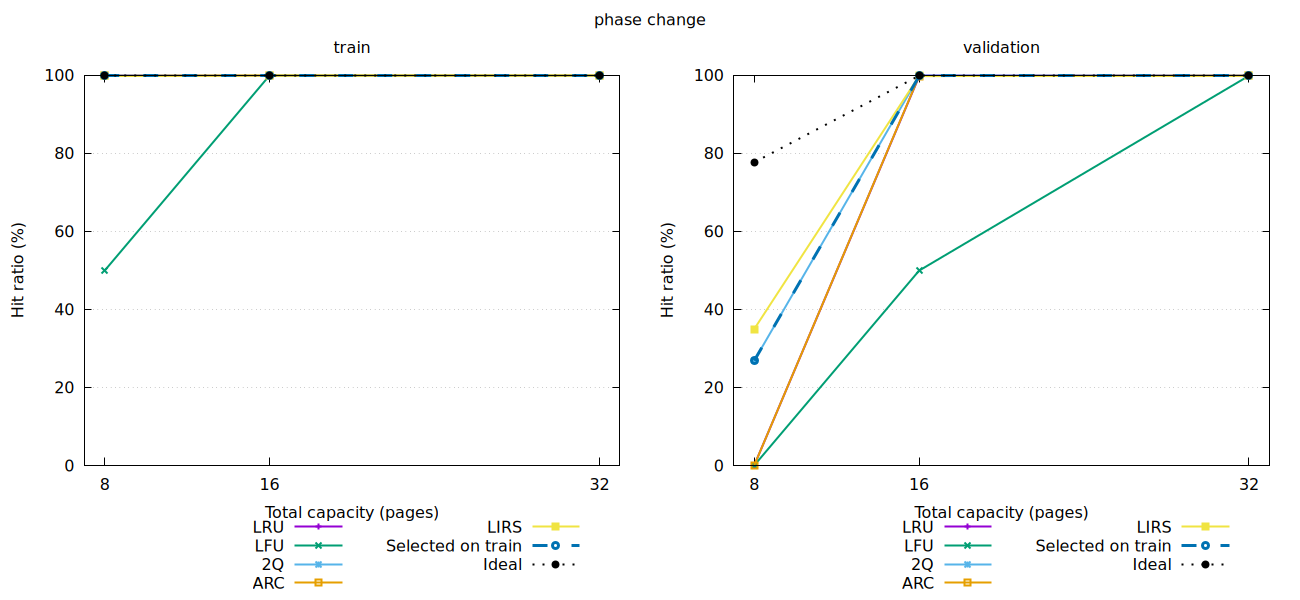

This chart was generated by the following gnuplot code:
set terminal svg size 1300,600 dynamic
set output 'plots/phase_change.svg'
set encoding utf8
set grid ytics
set yrange [0:100]
set xlabel 'Total capacity (pages)'
set ylabel 'Hit ratio (%)'
set xtics ("8" 8,"16" 16,"32" 32)
set xrange [7:33]
set key outside bottom center horizontal maxrows 3
set multiplot layout 1,2 title 'phase change'
set title 'train'
plot for [col=2:6] 'plot_data/phase_change_train.tsv' using 1:col with linespoints lw 2 title columnhead(col), 'plot_data/phase_change_train.tsv' using 1:7 with linespoints lw 3 dt 2 title 'Selected on train', 'plot_data/phase_change_train.tsv' using 1:8 with linespoints lw 2 dt 3 lc rgb 'black' title 'Ideal'
set title 'validation'
plot for [col=2:6] 'plot_data/phase_change_validation.tsv' using 1:col with linespoints lw 2 title columnhead(col), 'plot_data/phase_change_validation.tsv' using 1:7 with linespoints lw 3 dt 2 title 'Selected on train', 'plot_data/phase_change_validation.tsv' using 1:8 with linespoints lw 2 dt 3 lc rgb 'black' title 'Ideal'
unset multiplot
unset output
set terminal pngcairo size 1300,600
set output 'plots/phase_change.png'
set encoding utf8
set grid ytics
set yrange [0:100]
set xlabel 'Total capacity (pages)'
set ylabel 'Hit ratio (%)'
set xtics ("8" 8,"16" 16,"32" 32)
set xrange [7:33]
set key outside bottom center horizontal maxrows 3
set multiplot layout 1,2 title 'phase change'
set title 'train'
plot for [col=2:6] 'plot_data/phase_change_train.tsv' using 1:col with linespoints lw 2 title columnhead(col), 'plot_data/phase_change_train.tsv' using 1:7 with linespoints lw 3 dt 2 title 'Selected on train', 'plot_data/phase_change_train.tsv' using 1:8 with linespoints lw 2 dt 3 lc rgb 'black' title 'Ideal'
set title 'validation'
plot for [col=2:6] 'plot_data/phase_change_validation.tsv' using 1:col with linespoints lw 2 title columnhead(col), 'plot_data/phase_change_validation.tsv' using 1:7 with linespoints lw 3 dt 2 title 'Selected on train', 'plot_data/phase_change_validation.tsv' using 1:8 with linespoints lw 2 dt 3 lc rgb 'black' title 'Ideal'
unset multiplot
unset output
